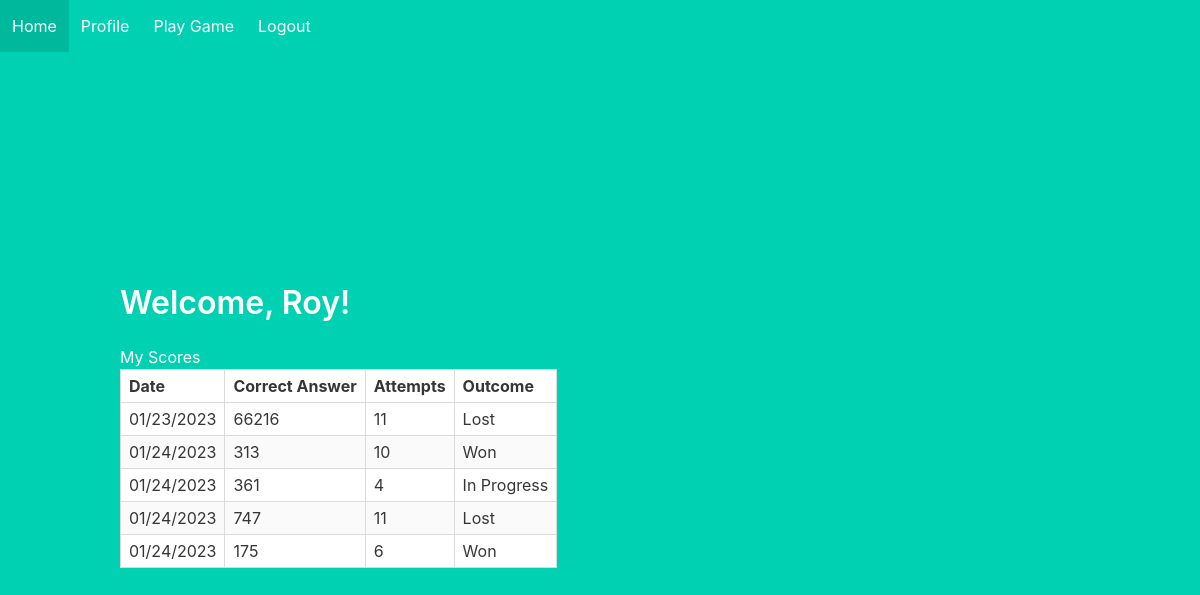
/profile (signed in), run on an earlier commit of the app's database.
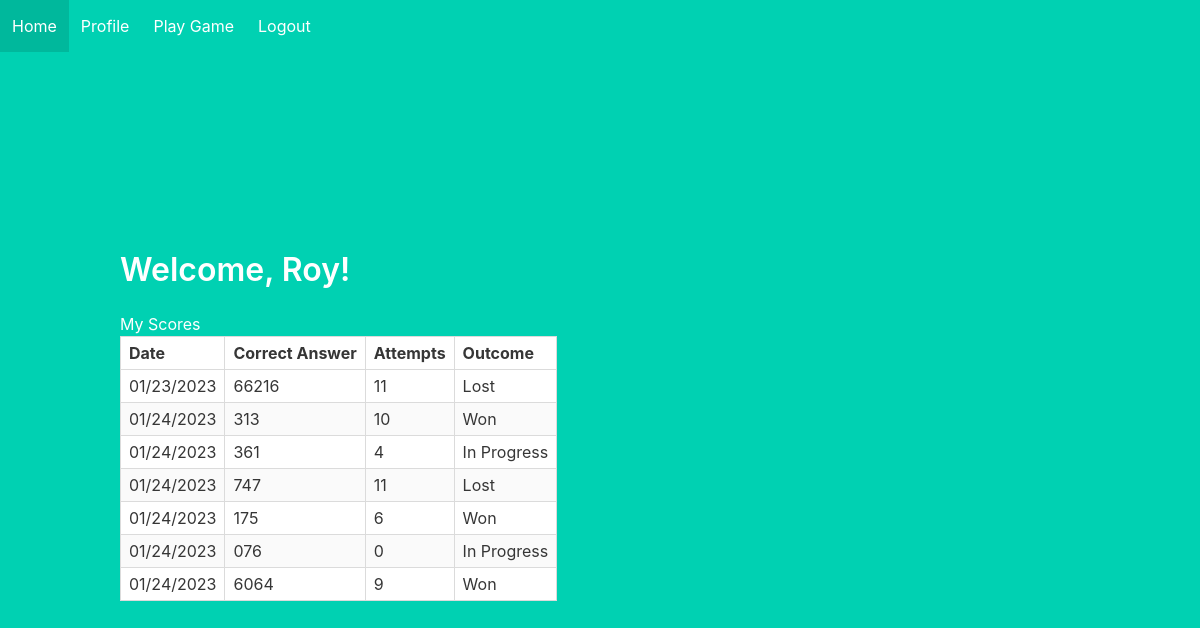
And on a later commit of the database.
### project/models.py (models this page shows)
class User(UserMixin, db.Model):
    id = db.Column(db.Integer, primary_key=True) # primary keys are required by SQLAlchemy
    email = db.Column(db.String(100), unique=True)
    password = db.Column(db.String(100))
    name = db.Column(db.String(1000))
    current_game = db.Column(db.Integer)

class CurrentGame(db.Model):
	id = db.Column(db.Integer, primary_key=True)# primary keys are required by SQLAlchemy
	date = db.Column(db.String(100))
	correct_answer = db.Column(db.String(100))
	user_email = db.Column(db.String(100))
	status = db.Column(db.String(100))
	attempt = db.Column(db.Integer)
	max_attempts = db.Column(db.Integer)

### project/main.py (the view)
@main.route('/profile')
@login_required
def profile():
	game_records = CurrentGame.query.filter_by(user_email= current_user.email)
	return render_template('profile.html', name=current_user.name, game_records=game_records)

### project/__init__.py (called while the page is built)
def create_app():
    app = Flask(__name__)
    app.config['SECRET_KEY'] = 'secret-key-goes-here'
    app.config['SQLALCHEMY_DATABASE_URI'] = 'sqlite:///db.sqlite'
    db.init_app(app)
    db.init_app(app)
    login_manager = LoginManager()
    login_manager.login_view = 'auth.login'
    login_manager.init_app(app)
    from .models import User
    @login_manager.user_loader
    def load_user(user_id):
        return User.query.get(int(user_id))
    from . import models
    with app.app_context():
        db.create_all()
    from .auth import auth as auth_blueprint
    app.register_blueprint(auth_blueprint)
    from .main import main as main_blueprint
    app.register_blueprint(main_blueprint)
    return app

### project/templates/profile.html
{% extends "base.html" %}
{% block content %}
<h1 class="title">
  Welcome, {{ name }}!
</h1>
<h1 id="scores">
	My Scores
</h1>
 	<table id="data" class="table is-bordered is-striped is-narrow is-hoverable">
    <thead>
      <tr>
        <th>Date</th>
        <th>Correct Answer</th>
        <th>Attempts</th>
        <th>Outcome</th>
      </tr>
    </thead>
    <tbody>
      {% for n in game_records %}
        <tr>
          <td>{{ n.date }}</td>
          <td>{{ n.correct_answer }}</td>
          <td>{{ n.attempt }}</td>
          <td>{{ n.status }}</td>
        </tr>
      {% endfor %}
    </tbody>
  </table>
{% endblock %}

### project/templates/base.html (shortened to what this page needs)
<!DOCTYPE html>
<html>
<head>
    <link rel="stylesheet" href="https://cdnjs.cloudflare.com/ajax/libs/bulma/0.7.2/css/bulma.min.css" />
</head>
<body>
    <section class="hero is-primary is-fullheight">
        <div class="hero-head">
            <nav class="navbar">
                    <div class="navbar-brand">
                            <a href="{{ url_for('main.index') }}" class="navbar-item">
                                Home
                            </a>
                             {% if current_user.is_authenticated %}
    <a href="{{ url_for('main.profile') }}" class="navbar-item">
        Profile
    </a>
    <a href="{{ url_for('main.game_menu') }}" class="navbar-item">
        Play Game
    </a>
    {% endif %}
    {% if current_user.is_authenticated %}
    <a href="{{ url_for('auth.logout') }}" class="navbar-item">
        Logout
    </a>
    {% endif %}
                        </div>
                    </div>
        <div class="hero-body">
            <div class="container">
               {% block content %}
               {% endblock %}
            </div>
        </div>
    </section>
</body>
</html>

What changed in the data, as far as the page shows it:
added CurrentGame: date "01/24/2023", correct_answer "076", attempt "0", status "In Progress"
added CurrentGame: date "01/24/2023", correct_answer "6064", attempt "9", status "Won"
